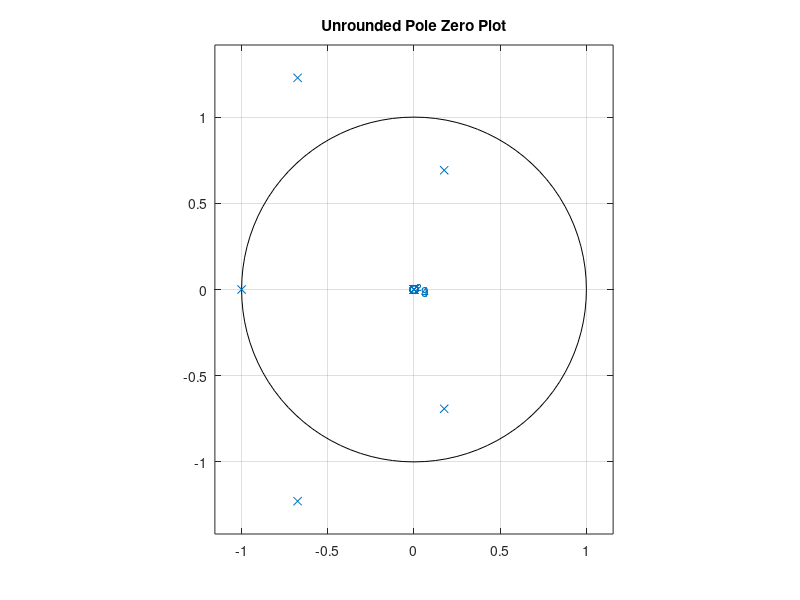

This chart was generated by the following MATLAB code:
% Nicholas Kawwas (40124338)
% ELEC 342 UK-X Lab 5 - PreLab 2d
% Determine Pole Zero Plot for Butterworth Filter

clc;
clear all;
close all;
 
%Open SPTool By Typing in Command Window
%sptool
 
%Sampling Rate
f = 8000;
 
%Pass and Stop Band Frequencies
wp = 1000;
ws = 1400;
 
%Normalized Frequencies
wpn = wp/f;
wsn = ws/f;
 
%Attenuation Pass and Stop Band
Rp = 1;
Rs = 80;
 
%Determine Order and Cutoff Frequency
% Order 29, Cutoff 0.1289 KHz
[n, Wn] = buttord(wpn, wsn, Rp, Rs);
 
%Butterworth Filter Design 
[b, a] = butter (n, Wn, 's');
zplane(b, a)
title('Rounded Pole Zero Plot');

b = round(b)
a = round(a)
zplane(b, a)
title('Unrounded Pole Zero Plot');
